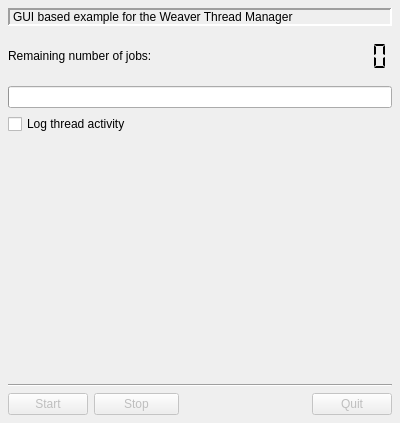
<ui version="4.0" >
 <class>JobsBase</class>
 <widget class="QWidget" name="JobsBase" >
  <property name="geometry" >
   <rect>
    <x>0</x>
    <y>0</y>
    <width>400</width>
    <height>423</height>
   </rect>
  </property>
  <property name="windowTitle" >
   <string>ThreadWeaver Jobs Examples</string>
  </property>
  <property name="toolTip" >
   <string>The program executes 100 jobs in 4 threads. Each job waits for a random number of milliseconds between 1 and 1000.</string>
  </property>
  <layout class="QGridLayout" >
   <property name="margin" >
    <number>8</number>
   </property>
   <property name="spacing" >
    <number>6</number>
   </property>
   <item row="3" column="0" colspan="5" >
    <layout class="QHBoxLayout" >
     <property name="margin" >
      <number>0</number>
     </property>
     <property name="spacing" >
      <number>6</number>
     </property>
     <item>
      <widget class="QCheckBox" name="cbLog" >
       <property name="toolTip" >
        <string>Check to see logging information about thread activity. Watch the console output to see the log information.</string>
       </property>
       <property name="text" >
        <string>Log thread activity</string>
       </property>
      </widget>
     </item>
     <item>
      <spacer>
       <property name="orientation" >
        <enum>Qt::Horizontal</enum>
       </property>
       <property name="sizeHint" >
        <size>
         <width>31</width>
         <height>20</height>
        </size>
       </property>
      </spacer>
     </item>
     <item>
      <widget class="ThreadWeaver::WeaverThreadGrid" name="threadGrid" >
       <property name="toolTip" >
        <string>Displays Thread Activity</string>
       </property>
       <property name="frameShape" >
        <enum>QFrame::NoFrame</enum>
       </property>
       <property name="frameShadow" >
        <enum>QFrame::Plain</enum>
       </property>
      </widget>
     </item>
    </layout>
   </item>
   <item row="6" column="0" >
    <widget class="QPushButton" name="pbStart" >
     <property name="enabled" >
      <bool>false</bool>
     </property>
     <property name="text" >
      <string>Start</string>
     </property>
    </widget>
   </item>
   <item row="6" column="1" >
    <widget class="QPushButton" name="pbStop" >
     <property name="enabled" >
      <bool>false</bool>
     </property>
     <property name="text" >
      <string>Stop</string>
     </property>
    </widget>
   </item>
   <item row="6" column="4" >
    <widget class="QPushButton" name="pbQuit" >
     <property name="enabled" >
      <bool>false</bool>
     </property>
     <property name="text" >
      <string>Quit</string>
     </property>
    </widget>
   </item>
   <item row="1" column="4" >
    <widget class="QLCDNumber" name="lcdNumJobsRem" >
     <property name="minimumSize" >
      <size>
       <width>32</width>
       <height>48</height>
      </size>
     </property>
     <property name="font" >
      <font>
       <family>Sans Serif</family>
       <pointsize>14</pointsize>
       <weight>50</weight>
       <italic>false</italic>
       <bold>false</bold>
       <underline>false</underline>
       <strikeout>false</strikeout>
      </font>
     </property>
     <property name="frameShape" >
      <enum>QFrame::NoFrame</enum>
     </property>
     <property name="frameShadow" >
      <enum>QFrame::Plain</enum>
     </property>
     <property name="segmentStyle" >
      <enum>QLCDNumber::Flat</enum>
     </property>
    </widget>
   </item>
   <item row="1" column="3" >
    <spacer>
     <property name="orientation" >
      <enum>Qt::Horizontal</enum>
     </property>
     <property name="sizeHint" >
      <size>
       <width>40</width>
       <height>20</height>
      </size>
     </property>
    </spacer>
   </item>
   <item row="5" column="0" colspan="5" >
    <widget class="QFrame" name="horizontalLine" >
     <property name="frameShape" >
      <enum>QFrame::HLine</enum>
     </property>
     <property name="frameShadow" >
      <enum>QFrame::Sunken</enum>
     </property>
    </widget>
   </item>
   <item row="6" column="2" colspan="2" >
    <spacer>
     <property name="orientation" >
      <enum>Qt::Horizontal</enum>
     </property>
     <property name="sizeHint" >
      <size>
       <width>136</width>
       <height>20</height>
      </size>
     </property>
    </spacer>
   </item>
   <item row="0" column="0" colspan="5" >
    <widget class="QLabel" name="label" >
     <property name="cursor" >
      <cursor>4</cursor>
     </property>
     <property name="frameShape" >
      <enum>QFrame::Panel</enum>
     </property>
     <property name="frameShadow" >
      <enum>QFrame::Sunken</enum>
     </property>
     <property name="lineWidth" >
      <number>2</number>
     </property>
     <property name="text" >
      <string>GUI based example for the Weaver Thread Manager</string>
     </property>
     <property name="wordWrap" >
      <bool>true</bool>
     </property>
     <property name="margin" >
      <number>6</number>
     </property>
    </widget>
   </item>
   <item row="2" column="0" colspan="5" >
    <widget class="QProgressBar" name="pbProgress" >
     <property name="value" >
      <number>0</number>
     </property>
     <property name="textVisible" >
      <bool>false</bool>
     </property>
    </widget>
   </item>
   <item row="1" column="0" colspan="3" >
    <widget class="QLabel" name="label_2" >
     <property name="text" >
      <string>Remaining number of jobs:</string>
     </property>
    </widget>
   </item>
   <item row="4" column="1" >
    <spacer>
     <property name="orientation" >
      <enum>Qt::Vertical</enum>
     </property>
     <property name="sizeHint" >
      <size>
       <width>85</width>
       <height>101</height>
      </size>
     </property>
    </spacer>
   </item>
  </layout>
 </widget>
 <customwidgets>
  <customwidget>
   <class>ThreadWeaver::WeaverThreadGrid</class>
   <extends>QFrame</extends>
   <header>WeaverThreadGrid.h</header>
   <container>0</container>
   <pixmap></pixmap>
  </customwidget>
 </customwidgets>
 <tabstops>
  <tabstop>pbStart</tabstop>
  <tabstop>pbStop</tabstop>
  <tabstop>pbQuit</tabstop>
 </tabstops>
 <resources/>
 <connections/>
</ui>
